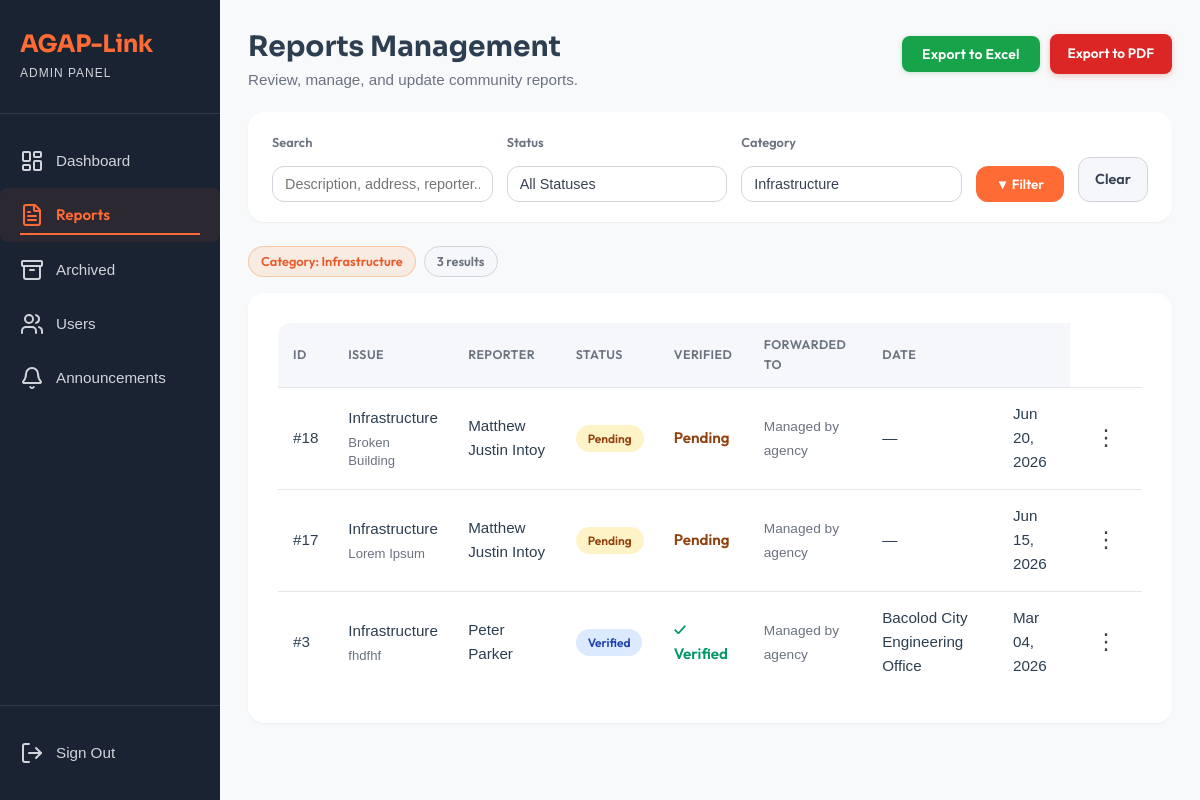
Page /view/admin_module/admin_report.php?category=1 (signed in) on the committed database.
### tables this page shows
CREATE TABLE `reports` (
  `report_id` int(11) NOT NULL,
  `user_id` int(11) NOT NULL,
  `category_id` int(11) NOT NULL,
  `assigned_agency_id` int(11) DEFAULT NULL,
  `description` text NOT NULL,
  `address` varchar(255) NOT NULL,
  `photo_path` varchar(255) DEFAULT NULL,
  `gps_lat` decimal(10,8) DEFAULT NULL,
  `gps_long` decimal(11,8) DEFAULT NULL,
  `status` enum('Pending','Verified','Forwarded','Ongoing','Resolved') DEFAULT 'Pending',
  `priority` enum('Low','Medium','Critical') DEFAULT 'Low',
  `created_at` timestamp NOT NULL DEFAULT current_timestamp(),
  `updated_at` timestamp NOT NULL DEFAULT current_timestamp() ON UPDATE current_timestamp(),
  `is_archived` tinyint(1) NOT NULL DEFAULT 0 COMMENT '0 = active, 1 = archived (soft-deleted)',
  `archived_at` datetime DEFAULT NULL,
  `is_verified` tinyint(1) NOT NULL DEFAULT 0,
  `agency_verified_at` datetime DEFAULT NULL
);

CREATE TABLE `categories` (
  `category_id` int(11) NOT NULL,
  `name` varchar(50) NOT NULL,
  `description` text DEFAULT NULL,
  `created_at` timestamp NOT NULL DEFAULT current_timestamp()
);

CREATE TABLE `agencies` (
  `agency_id` int(11) NOT NULL,
  `name` varchar(100) NOT NULL,
  `contact_number` varchar(20) DEFAULT NULL,
  `type` varchar(50) DEFAULT NULL,
  `category_id` int(11) DEFAULT NULL,
  `created_at` timestamp NOT NULL DEFAULT current_timestamp()
);

### model/Report.php (called while the page is built, shortened)
<?php
require_once dirname(__DIR__) . '/config/agaplinkdb.php';
class Report
{
    private $conn;
    public function __construct()
    {
        global $conn;
        $this->conn = $conn;
    }
    public function getAllCategories()
    {
        $sql = "SELECT category_id, name FROM categories WHERE name != 'Other' ORDER BY name ASC";
        $q = $this->conn->query($sql);
        return $q->fetchAll(PDO::FETCH_ASSOC);
    }
    public function getFilteredReports($filterStatus = '', $filterCategory = '', $filterSearch = '')
    {
        $sql = "SELECT r.*, c.name AS category_name, a.name AS agency_name,
                       CONCAT(u.first_name, ' ', IFNULL(CONCAT(u.middle_initial, '. '), ''), u.last_name) AS full_name,
                       u.phone_number AS reporter_phone
                FROM reports r
                LEFT JOIN categories c ON r.category_id = c.category_id
                LEFT JOIN agencies   a ON r.assigned_agency_id = a.agency_id
                LEFT JOIN users      u ON r.user_id = u.user_id
                WHERE (r.is_archived = 0 OR r.is_archived IS NULL)";
        $params = [];
        if ($filterCategory !== '') {
            $sql .= " AND r.category_id = ?";
            $params[] = $filterCategory;
        }
        $sql .= " ORDER BY r.created_at DESC";
        $stmt = $this->conn->prepare($sql);
        $stmt->execute($params);
        return $stmt->fetchAll(PDO::FETCH_ASSOC);
    }
}

### view/admin_module/admin_report.php (the view, shortened to what this page needs)
<?php
require_once dirname(__DIR__, 2) . "/config/agaplinkdb.php";
require_once MODEL_PATH . 'Report.php';
$filterStatus   = $_GET['status']   ?? '';
$filterCategory = $_GET['category'] ?? '';
$filterSearch   = trim($_GET['search'] ?? '');
$reportModel = new Report();
$allReports  = $reportModel->getFilteredReports($filterStatus, $filterCategory, $filterSearch);
$hasReports  = !empty($allReports);
$categories  = $reportModel->getAllCategories();
?>
<!DOCTYPE html>
<html lang="en">
<head>
    <link rel="stylesheet" href="<?= ASSET_URL ?>/css/admin_module/admin_module.css">
    <link rel="stylesheet" href="<?= ASSET_URL ?>/css/admin_module/admin_reports.css">
</head>
<body data-base-url="<?= BASE_URL ?>">
    <div class="dashboard-container">
        <?php require_once __DIR__ . '/../partials/admin_sidebar.php'; ?>
        <main class="main-content page-transition">
            <div class="reports-header">
                <div>
                    <h1>Reports Management</h1>
                    <p>Review, manage, and update community reports.</p>
                </div>
                <div class="reports-header-actions">
                    <button type="button" id="exportReportsBtn" class="btn-export">
                        Export to Excel
                    </button>
                    <a href="<?= BASE_URL ?>/view/admin_module/export_reports_pdf.php?status=<?= urlencode($filterStatus) ?>&category=<?= urlencode($filterCategory) ?>&search=<?= urlencode($filterSearch) ?>"
                        class="btn-export-pdf"
                        target="_blank">
                        Export to PDF
                    </a>
                </div>
            </div>
            <form method="GET" action="">
                <div class="filter-bar">
                    <div class="form-group">
                        <label for="search">Search</label>
                        <input type="text" id="search" name="search"
                            placeholder="Description, address, reporter..."
                            value="<?= htmlspecialchars($filterSearch) ?>">
                    </div>
                    <div class="form-group">
                        <label for="status">Status</label>
                        <select name="status" id="status">
                            <option value="">All Statuses</option>
                        </select>
                    </div>
                    <div class="form-group">
                        <label for="category">Category</label>
                        <select name="category" id="category">
                            <?php foreach ($categories as $cat): ?>
                                <option value="<?= $cat['category_id'] ?>"
                                    <?= $filterCategory == $cat['category_id'] ? 'selected' : '' ?>>
                                    <?= htmlspecialchars($cat['name']) ?>
                                </option>
                            <?php endforeach; ?>
                        </select>
                    </div>
                    <button type="submit" class="btn-filter-apply">&#x25BC; Filter</button>
                    <a href="<?= BASE_URL ?>/view/admin_module/admin_report.php" class="btn-clear">Clear</a>
                </div>
            </form>
            <?php if ($filterStatus || $filterCategory || $filterSearch): ?>
                <div class="active-filters">
                    <?php if ($filterCategory): ?>
                        <?php $catName = array_column($categories, 'name', 'category_id')[$filterCategory] ?? $filterCategory; ?>
                        <span class="filter-tag">Category: <?= htmlspecialchars($catName) ?></span>
                    <?php endif; ?>
                    <span class="filter-tag" style="background:var(--color-gray-100); color:var(--color-gray-600); border-color:var(--color-gray-300);">
                        <?= count($allReports) ?> result<?= count($allReports) !== 1 ? 's' : '' ?>
                    </span>
                </div>
            <?php endif; ?>
            <section class="reports-section">
                <?php if (!$hasReports): ?>
                    <div class="empty-state">
                        <div class="empty-icon">📋</div>
                        <p class="empty-message">No reports found<?= ($filterStatus || $filterCategory || $filterSearch) ? ' matching your filters.' : ' yet.' ?></p>
                    </div>
                <?php else: ?>
                    <div class="table-wrapper">
                        <table class="reports-table" id="reportsTable">
                            <thead>
                                <tr>
                                    <th>ID</th>
                                    <th>Issue</th>
                                    <th>Reporter</th>
                                    <th>Status</th>
                                    <th>Verified</th>
                                    <th>Forwarded To</th>
                                    <th>Date</th>
                                    <th></th>
                                </tr>
                            </thead>
                            <tbody>
                                <?php foreach ($allReports as $report): ?>
                                    <tr
                                        data-report-id="<?= htmlspecialchars($report['report_id']) ?>"
                                        data-category="<?= htmlspecialchars($report['category_name'] ?? 'General') ?>"
                                        data-description="<?= htmlspecialchars($report['description'] ?? '') ?>"
                                        data-reporter="<?= htmlspecialchars($report['full_name'] ?? 'N/A') ?>"
                                        data-phone="<?= htmlspecialchars($report['reporter_phone'] ?? '') ?>"
                                        data-status="<?= htmlspecialchars($report['status']) ?>"
                                        data-verified="<?= !empty($report['is_verified']) ? 'Verified' : 'Pending' ?>"
                                        data-agency="<?= htmlspecialchars($report['agency_name'] ?? '—') ?>"
                                        data-date="<?= date('M d, Y', strtotime($report['created_at'])) ?>">
                                        <td>#<?= htmlspecialchars($report['report_id']) ?></td>
                                        <td>
                                            <?= htmlspecialchars($report['category_name'] ?? 'General') ?>
                                            <span class="report-cell-sub">
                                                <?= htmlspecialchars(mb_strimwidth($report['description'] ?? '', 0, 70, '…')) ?>
                                            </span>
                                        </td>
                                        <td><?= htmlspecialchars($report['full_name'] ?? 'N/A') ?></td>
                                        <td>
                                            <?php
                                            $status = strtolower($report['status']);
                                            $statusClass = match ($status) {
                                                'pending'   => 'status-pending',
                                                'ongoing'   => 'status-ongoing',
                                                'verified'  => 'status-verified',
                                                'forwarded' => 'status-forwarded',
                                                'resolved'  => 'status-resolved',
                                                default     => 'status-pending'
                                            };
                                            ?>
                                            <span class="<?= $statusClass ?>"><?= ucfirst($status) ?></span>
                                        </td>
                                        <td>
                                            <?php if (!empty($report['is_verified'])): ?>
                                                <span style="color: #059669; font-weight: 600;">✓ Verified</span>
                                            <?php else: ?>
                                                <span style="color: #92400e; font-weight: 600;">Pending</span>
                                            <?php endif; ?>
                                        </td>
                                        <td>
                                            <span style="color: #6b7280; font-size:0.9em;">Managed by agency</span>
                                        </td>
                                        <td><?= htmlspecialchars($report['agency_name'] ?? '—') ?></td>
                                        <td><?= date('M d, Y', strtotime($report['created_at'])) ?></td>
                                        <td class="action-cell">
                                            <div class="meatballs-container">
                                                <button type="button" class="meatballs-btn">⋮</button>
                                            </div>
                                        </td>
                                    </tr>
                                <?php endforeach; ?>
                            </tbody>
                        </table>
                    </div>
                <?php endif; ?>
            </section>
        </main>
    </div>
</body>
</html>

### assets/css/admin_module/admin_reports.css (style rules this page uses)
.reports-header { display: flex; justify-content: space-between; align-items: flex-start; flex-wrap: wrap; gap: 12px; margin-bottom: 20px; }
.reports-header-actions { display: flex; align-items: center; gap: 10px; padding-top: 4px; }
.btn-export { display: inline-flex; align-items: center; gap: 7px; padding: 9px 20px; background-color: #16a34a; color: #ffffff; border: none; border-radius: 8px; font-size: 14px; font-weight: 600; cursor: pointer; white-space: nowrap; transition: background-color 0.18s ease, box-shadow 0.18s ease, transform 0.1s ease; box-shadow: 0 1px 4px rgba(22, 163, 74, 0.25); letter-spacing: 0.01em; }
.btn-export-pdf { display: inline-flex; align-items: center; gap: 7px; padding: 9px 18px; background: #dc2626; color: #fff; border: none; border-radius: 8px; font-size: 0.85rem; font-weight: 600; cursor: pointer; text-decoration: none; transition: background 0.18s ease, transform 0.12s ease, box-shadow 0.18s ease; box-shadow: 0 2px 6px rgba(220, 38, 38, 0.25); white-space: nowrap; }
.action-cell { position: relative; }
.meatballs-container { position: relative; display: inline-block; }
.meatballs-btn { background: none; border: none; cursor: pointer; font-size: 22px; padding: 4px 10px; border-radius: 6px; color: #374151; line-height: 1; }

### assets/css/user_module/user_module.css (style rules this page uses)
html, body { width: 100%; overflow-x: hidden; }
* { margin: 0; padding: 0; box-sizing: border-box; }
body { font-family: var(--font-primary); background-color: var(--color-light); color: var(--color-gray-800); line-height: 1.6; }
.dashboard-container { display: flex; min-height: 100vh; }
.main-content { flex: 1; padding: 30px; min-height: 100vh; }
.status-pending { background-color: #fef3c7; color: #92400e; }
.status-verified { background-color: #dbeafe; color: #1e40af; }
.reports-header { display: flex; justify-content: space-between; align-items: center; margin-bottom: 30px; flex-wrap: wrap; gap: 20px; }
.form-group { display: flex; flex-direction: column; gap: 8px; }
@media (min-width: 769px) and (max-width: 1279px) { .main-content { margin-left: 220px; padding: 35px 30px; } }
.page-transition { opacity: 0; transform: translateY(10px); animation: pageFadeIn 1s ease forwards; }

### assets/css/landing_page/style.css (style rules this page uses)
:root { --color-primary: #ff6b35; --color-primary-dark: #e85a2a; --color-primary-light: #ff8555; --color-secondary: #2c3e50; --color-dark: #1a2332; --color-darker: #0f1923; --color-light: #f8f9fa; --color-white: #ffffff; --color-gray-100: #f5f7fa; --color-gray-200: #e4e7eb; --color-gray-300: #d1d5db; --color-gray-600: #6b7280; --color-gray-800: #374151; --color-success: #10b981; --color-warning: #f59e0b; --font-primary: "Outfit", sans-serif; --font-display: "Sora", sans-serif; --spacing-xs: 0.5rem; --spacing-sm: 1rem; --spacing-md: 1.5rem; --spacing-lg: 2rem; --spacing-xl: 3rem; --spacing-2xl: 4rem; --spacing-3xl: 6rem; --radius-sm: 0.5rem; --radius-md: 0.75rem; --radius-lg: 1rem; --radius-xl: 1.5rem; --shadow-sm: 0 1px 2px 0 rgba(0, 0, 0, 0.05); --shadow-md: 0 4px 6px -1px rgba(0, 0, 0, 0.1); --shadow-lg: 0 10px 15px -3px rgba(0, 0, 0, 0.1); --shadow-xl: 0 20px 25px -5px rgba(0, 0, 0, 0.1); --transition-fast: 150ms ease; --transition-base: 250ms ease; --transition-slow: 350ms ease; }
* { margin: 0; padding: 0; box-sizing: border-box; }
html { scroll-behavior: smooth; }
body { font-family: var(--font-primary); font-size: 16px; line-height: 1.6; color: var(--color-gray-800); background-color: var(--color-white); -webkit-font-smoothing: antialiased; -moz-osx-font-smoothing: grayscale; }
h1, h2, h3, h4, h5, h6 { font-family: var(--font-display); font-weight: 700; line-height: 1.2; color: var(--color-dark); }

### rows in the picture
reports: report_id "18", category.name "Infrastructure", description "Broken Building", full_name "Matthew Justin Intoy", status "Pending", is_verified "Pending", agency_name "—", created_at "Jun 20, 2026"
reports: report_id "17", category.name "Infrastructure", description "Lorem Ipsum", full_name "Matthew Justin Intoy", status "Pending", is_verified "Pending", agency_name "—", created_at "Jun 15, 2026"
reports: report_id "3", category.name "Infrastructure", description "fhdfhf", full_name "Peter Parker", status "Verified", is_verified "✓ Verified", assigned_agency.name "Bacolod City Engineering Office", created_at "Mar 04, 2026"

### other values in the picture
$catName "Infrastructure"
count($allReports) "3"
form field category "Infrastructure"
